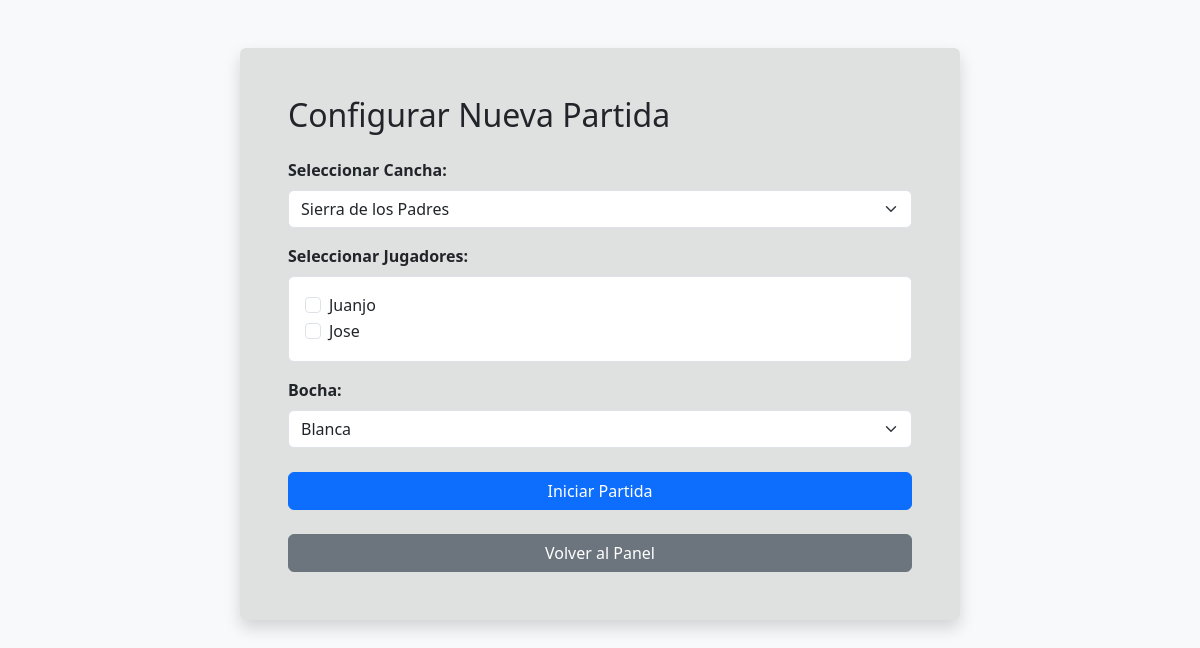
The page /crear_partida.php (signed in) on the database as committed earlier.
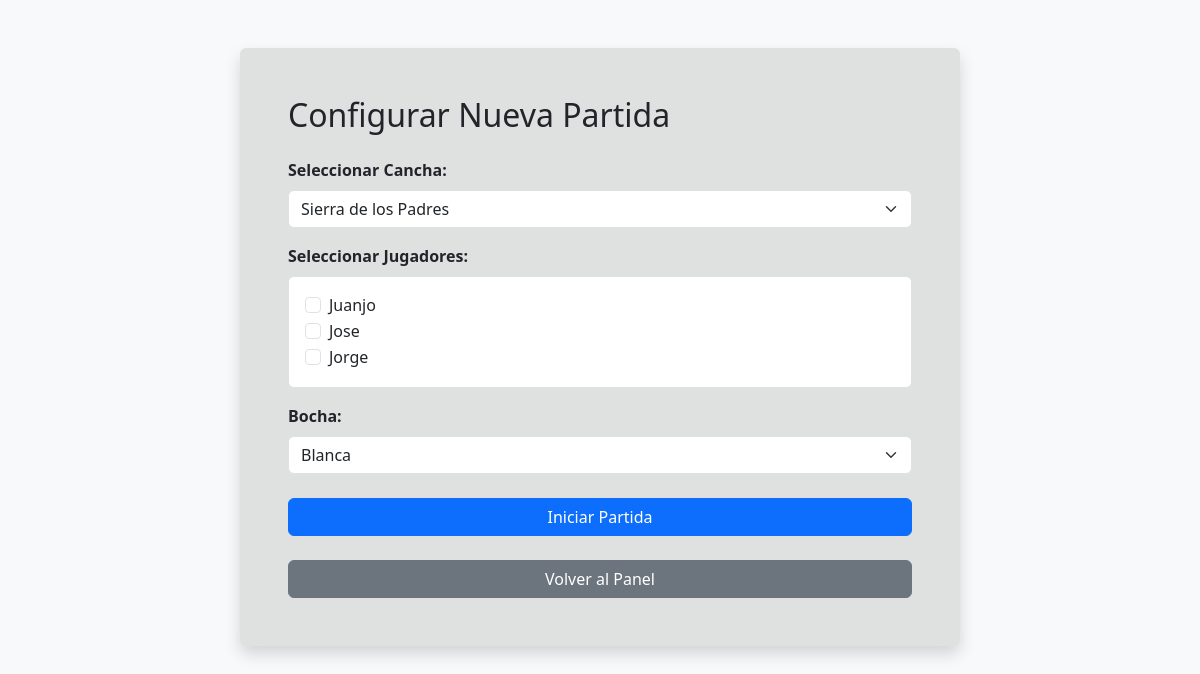
The same page on the database as committed later.
### tables this page shows
CREATE TABLE `jugadores` (
  `id` int NOT NULL AUTO_INCREMENT,
  `nombre` varchar(100) DEFAULT NULL,
  `handicap_actual` float DEFAULT NULL,
  `historial_scores` json DEFAULT NULL,
  PRIMARY KEY (`id`)
);

### crear_partida.php (the view, shortened to what this page needs)
<?php
require 'conexion.php';
$canchas = $pdo->query("SELECT * FROM canchas")->fetchAll();
$jugadores = $pdo->query("SELECT * FROM jugadores")->fetchAll();
?>
<!DOCTYPE html>
<html lang="es">
<head>
    <link href="https://cdn.jsdelivr.net/npm/bootstrap@5.3.0/dist/css/bootstrap.min.css" rel="stylesheet">
    <link href="estilos.css" rel="stylesheet">
</head>
<body class="bg-light">
    <div class="container mt-5">
        <div class="card shadow mx-auto" style="max-width: 720px;">
            <div class="card-body p-5">
                <h2 class="mb-4">Configurar Nueva Partida</h2>
                <form action="iniciar_partida.php" method="POST">
                    <div class="mb-3">
                        <label class="form-label fw-bold">Seleccionar Cancha:</label>
                        <select name="cancha_id" class="form-select">
                            <?php foreach ($canchas as $c): ?>
                                <option value="<?php echo $c['id']; ?>"><?php echo htmlspecialchars($c['nombre']); ?></option>
                            <?php endforeach; ?>
                        </select>
                    </div>
                    <div class="mb-3">
                        <label class="form-label fw-bold">Seleccionar Jugadores:</label>
                        <div class="border p-3 rounded bg-white">
                            <?php foreach ($jugadores as $j): ?>
                                <div class="form-check">
                                    <input class="form-check-input" type="checkbox" name="jugadores[]" value="<?php echo $j['id']; ?>" id="jugador_<?php echo $j['id']; ?>">
                                    <label class="form-check-label" for="jugador_<?php echo $j['id']; ?>">
                                        <?php echo htmlspecialchars($j['nombre']); ?>
                                    </label>
                                </div>
                            <?php endforeach; ?>
                        </div>
                    </div>
                    <div class="mb-4">
                        <label class="form-label fw-bold">Bocha:</label>
                        <select name="bocha" class="form-select">
                            <option value="blanca">Blanca</option>
                        </select>
                    </div>
                    <button type="submit" class="btn btn-primary w-100">Iniciar Partida</button>
                </form>
                <div class="mt-4">
                    <a href="panel.php" class="btn btn-secondary w-100">Volver al Panel</a>
                </div>
            </div>
        </div>
    </div>
</body>
</html>

Rows that differ between the two databases and show on the page:
added jugadores: nombre "Jorge"
